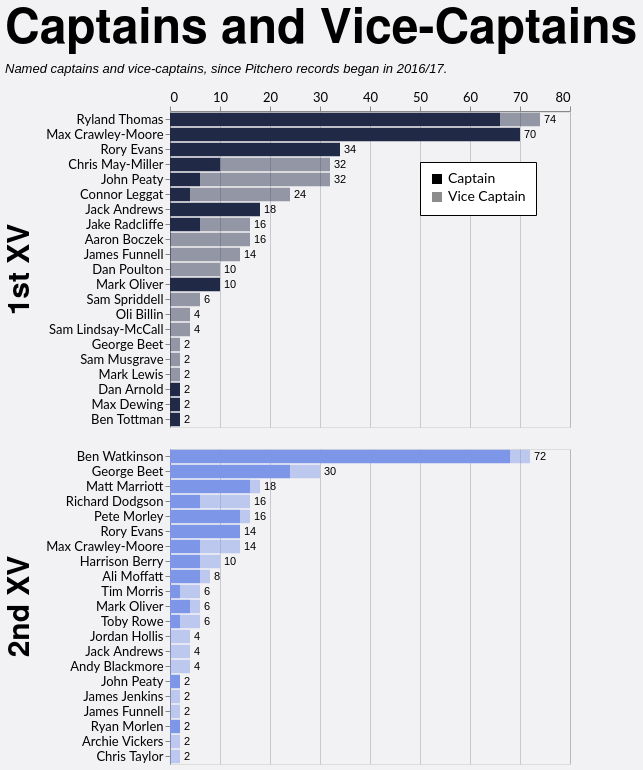

Vega-Lite specification for this chart:
### Vega-Lite specification from a JSON file in a GitHub repository (floating-point values rounded to 4 significant figures; data arrays with more than 128 entries replaced by an {"elided": "..."} marker saying what was removed)
{"config": {"axis": {"labelFont": "Lato, sans-serif", "titleFont": "PT Sans Narrow, Helvetica Neue, Helvetica, Arial, sans-serif", "labelFontSize": 13, "titleFontSize": 24, "gridColor": "#202947", "gridOpacity": 0.2}, "header": {"labelFont": "PT Sans Narrow, Helvetica Neue, Helvetica, Arial, sans-serif", "titleFont": "PT Sans Narrow, Helvetica Neue, Helvetica, Arial, sans-serif", "labelFontSize": 24, "titleFontSize": 28, "labelFontWeight": "bold", "orient": "left"}, "legend": {"labelFont": "Lato, sans-serif", "titleFont": "PT Sans Narrow, Helvetica Neue, Helvetica, Arial, sans-serif", "labelFontSize": 14, "titleFontSize": 16, "titlePadding": 5, "fillColor": "white", "strokeColor": "black", "padding": 10, "titleFontWeight": "lighter", "titleFontStyle": "italic", "titleColor": "gray", "offset": 10}, "title": {"font": "PT Sans Narrow, Helvetica Neue, Helvetica, Arial, sans-serif", "fontSize": 48, "fontWeight": "bold", "anchor": "start", "align": "center", "titlePadding": 20, "subtitlePadding": 10, "subtitleFontSize": 13, "subtitleColor": "", "subtitleFontStyle": "italic", "offset": 15, "color": "black"}, "axisX": {"labelAngle": 0}, "facet": {"title": null, "header": null, "align": {"row": "each", "column": "each"}}, "resolve": {"scale": {"y": "independent", "facet": "independent"}}, "background": "#f2f1f4"}, "data": {"name": "data-def96936e1e60ec063add3e1695e22ef"}, "facet": {"row": {"field": "squad", "header": {"labelExpr": "datum.value + ' XV'", "labelFontSize": 30, "title": null}, "sort": ["1st", "2nd"], "title": null, "type": "nominal"}}, "spec": {"layer": [{"mark": {"type": "bar"}, "encoding": {"color": {"field": "squad", "legend": null, "scale": {"domain": ["1st", "2nd"], "range": ["#202946", "#7d96e8"]}, "sort": ["1st", "2nd"], "type": "nominal"}, "opacity": {"field": "role", "legend": {"legendX": 250, "legendY": 50, "orient": "none", "title": null}, "scale": {"domain": ["Captain", "Vice Captain"], "range": [1.0, 0.45]}, "sort": ["Captain", "Vice Captain"], "type": "nominal"}, "order": {"field": "stack_order", "sort": "ascending", "type": "quantitative"}, "tooltip": [{"field": "player", "title": "Player", "type": "nominal"}, {"field": "squad", "title": "Squad", "type": "nominal"}, {"field": "role", "title": "Role", "type": "nominal"}, {"field": "games_agg", "title": "Games", "type": "quantitative"}], "x": {"axis": {"orient": "top", "title": null}, "field": "x0", "type": "quantitative"}, "x2": {"field": "x2"}, "y": {"field": "player", "sort": {"field": "sort_total", "order": "descending"}, "title": null, "type": "nominal"}}, "transform": [{"aggregate": [{"op": "sum", "field": "games", "as": "games_agg"}, {"op": "max", "field": "sort_total", "as": "sort_total"}], "groupby": ["player", "squad", "role", "stack_order"]}, {"window": [{"op": "sum", "field": "games_agg", "as": "x2"}], "frame": [null, 0], "groupby": ["player", "squad"], "sort": [{"field": "stack_order", "order": "ascending"}]}, {"calculate": "datum.x2 - datum.games_agg", "as": "x0"}]}, {"mark": {"type": "text", "align": "left", "baseline": "middle", "color": "black", "dx": 4, "fontSize": 11}, "encoding": {"text": {"field": "total_games", "format": ".0f", "type": "quantitative"}, "x": {"axis": {"orient": "top", "title": null}, "field": "total_games", "type": "quantitative"}, "y": {"field": "player", "sort": {"field": "sort_total", "order": "descending"}, "title": null, "type": "nominal"}}, "transform": [{"aggregate": [{"op": "sum", "field": "games", "as": "total_games"}, {"op": "max", "field": "sort_total", "as": "sort_total"}], "groupby": ["player", "squad"]}]}], "height": {"step": 15}, "width": 400}, "resolve": {"scale": {"y": "independent"}}, "title": {"text": "Captains and Vice-Captains", "subtitle": "Named captains and vice-captains, since Pitchero records began in 2016/17."}, "$schema": "https://vega.github.io/schema/vega-lite/v5.20.1.json", "datasets": {"data-def96936e1e60ec063add3e1695e22ef": {"elided": "197 records"}}}
